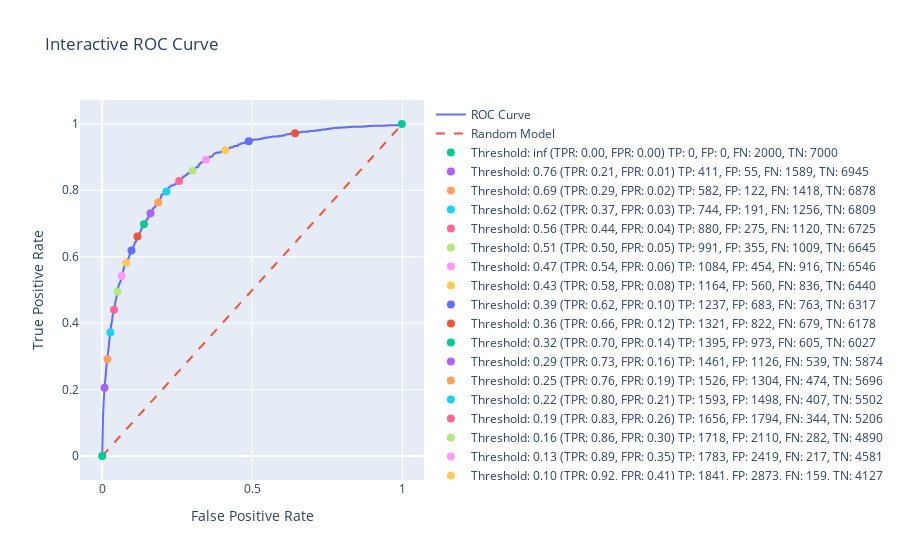

Here is the notebook cell this chart was saved with:
### Code cell
import plotly.graph_objects as go
import numpy as np
from sklearn.metrics import roc_curve, confusion_matrix

# Compute ROC curve values
fpr, tpr, thresholds = roc_curve(y_test, y_pred_prob)

# Create interactive plot using Plotly
fig = go.Figure()
fig.add_trace(go.Scatter(x=fpr, y=tpr, mode='lines', name='ROC Curve'))
fig.add_trace(go.Scatter(x=[0, 1], y=[0, 1], mode='lines', name='Random Model', line=dict(dash='dash')))

# Add hover information for thresholds and display confusion matrix
for i in range(0, len(thresholds), max(1, len(thresholds) // 20)):
    y_pred_threshold = (y_pred_prob >= thresholds[i]).astype(int)
    cm = confusion_matrix(y_test, y_pred_threshold)
    tn, fp, fn, tp = cm.ravel()
    
    fig.add_trace(go.Scatter(
        x=[fpr[i]],
        y=[tpr[i]],
        mode='markers',
        marker=dict(size=8),
        name=f'Threshold: {thresholds[i]:.2f} (TPR: {tpr[i]:.2f}, FPR: {fpr[i]:.2f})\nTP: {tp}, FP: {fp}, FN: {fn}, TN: {tn}'
    ))

fig.update_layout(
    title='Interactive ROC Curve',
    xaxis_title='False Positive Rate',
    yaxis_title='True Positive Rate',
    hovermode='closest'
)

fig.show()

### Figure 1 — Plotly figure (JSON) as saved in the notebook; plotly's stock layout.template omitted (floating-point values rounded to 4 significant figures; data arrays with more than 128 entries replaced by an {"elided": "..."} marker saying what was removed)
{"data": [{"mode": "lines", "name": "ROC Curve", "type": "scatter", "x": {"elided": "1944 float values"}, "y": {"elided": "1944 float values"}}, {"line": {"dash": "dash"}, "mode": "lines", "name": "Random Model", "type": "scatter", "x": [0, 1], "y": [0, 1]}, {"marker": {"size": 8}, "mode": "markers", "name": "Threshold: inf (TPR: 0.00, FPR: 0.00)\nTP: 0, FP: 0, FN: 2000, TN: 7000", "type": "scatter", "x": [0], "y": [0]}, {"marker": {"size": 8}, "mode": "markers", "name": "Threshold: 0.76 (TPR: 0.21, FPR: 0.01)\nTP: 411, FP: 55, FN: 1589, TN: 6945", "type": "scatter", "x": [0.007857], "y": [0.2055]}, {"marker": {"size": 8}, "mode": "markers", "name": "Threshold: 0.69 (TPR: 0.29, FPR: 0.02)\nTP: 582, FP: 122, FN: 1418, TN: 6878", "type": "scatter", "x": [0.01743], "y": [0.291]}, {"marker": {"size": 8}, "mode": "markers", "name": "Threshold: 0.62 (TPR: 0.37, FPR: 0.03)\nTP: 744, FP: 191, FN: 1256, TN: 6809", "type": "scatter", "x": [0.02729], "y": [0.372]}, {"marker": {"size": 8}, "mode": "markers", "name": "Threshold: 0.56 (TPR: 0.44, FPR: 0.04)\nTP: 880, FP: 275, FN: 1120, TN: 6725", "type": "scatter", "x": [0.03929], "y": [0.44]}, {"marker": {"size": 8}, "mode": "markers", "name": "Threshold: 0.51 (TPR: 0.50, FPR: 0.05)\nTP: 991, FP: 355, FN: 1009, TN: 6645", "type": "scatter", "x": [0.05071], "y": [0.4955]}, {"marker": {"size": 8}, "mode": "markers", "name": "Threshold: 0.47 (TPR: 0.54, FPR: 0.06)\nTP: 1084, FP: 454, FN: 916, TN: 6546", "type": "scatter", "x": [0.06486], "y": [0.542]}, {"marker": {"size": 8}, "mode": "markers", "name": "Threshold: 0.43 (TPR: 0.58, FPR: 0.08)\nTP: 1164, FP: 560, FN: 836, TN: 6440", "type": "scatter", "x": [0.08], "y": [0.582]}, {"marker": {"size": 8}, "mode": "markers", "name": "Threshold: 0.39 (TPR: 0.62, FPR: 0.10)\nTP: 1237, FP: 683, FN: 763, TN: 6317", "type": "scatter", "x": [0.09757], "y": [0.6185]}, {"marker": {"size": 8}, "mode": "markers", "name": "Threshold: 0.36 (TPR: 0.66, FPR: 0.12)\nTP: 1321, FP: 822, FN: 679, TN: 6178", "type": "scatter", "x": [0.1174], "y": [0.6605]}, {"marker": {"size": 8}, "mode": "markers", "name": "Threshold: 0.32 (TPR: 0.70, FPR: 0.14)\nTP: 1395, FP: 973, FN: 605, TN: 6027", "type": "scatter", "x": [0.139], "y": [0.6975]}, {"marker": {"size": 8}, "mode": "markers", "name": "Threshold: 0.29 (TPR: 0.73, FPR: 0.16)\nTP: 1461, FP: 1126, FN: 539, TN: 5874", "type": "scatter", "x": [0.1609], "y": [0.7305]}, {"marker": {"size": 8}, "mode": "markers", "name": "Threshold: 0.25 (TPR: 0.76, FPR: 0.19)\nTP: 1526, FP: 1304, FN: 474, TN: 5696", "type": "scatter", "x": [0.1863], "y": [0.763]}, {"marker": {"size": 8}, "mode": "markers", "name": "Threshold: 0.22 (TPR: 0.80, FPR: 0.21)\nTP: 1593, FP: 1498, FN: 407, TN: 5502", "type": "scatter", "x": [0.214], "y": [0.7965]}, {"marker": {"size": 8}, "mode": "markers", "name": "Threshold: 0.19 (TPR: 0.83, FPR: 0.26)\nTP: 1656, FP: 1794, FN: 344, TN: 5206", "type": "scatter", "x": [0.2563], "y": [0.828]}, {"marker": {"size": 8}, "mode": "markers", "name": "Threshold: 0.16 (TPR: 0.86, FPR: 0.30)\nTP: 1718, FP: 2110, FN: 282, TN: 4890", "type": "scatter", "x": [0.3014], "y": [0.859]}, {"marker": {"size": 8}, "mode": "markers", "name": "Threshold: 0.13 (TPR: 0.89, FPR: 0.35)\nTP: 1783, FP: 2419, FN: 217, TN: 4581", "type": "scatter", "x": [0.3456], "y": [0.8915]}, {"marker": {"size": 8}, "mode": "markers", "name": "Threshold: 0.10 (TPR: 0.92, FPR: 0.41)\nTP: 1841, FP: 2873, FN: 159, TN: 4127", "type": "scatter", "x": [0.4104], "y": [0.9205]}, {"marker": {"size": 8}, "mode": "markers", "name": "Threshold: 0.08 (TPR: 0.95, FPR: 0.49)\nTP: 1895, FP: 3417, FN: 105, TN: 3583", "type": "scatter", "x": [0.4881], "y": [0.9475]}, {"marker": {"size": 8}, "mode": "markers", "name": "Threshold: 0.04 (TPR: 0.97, FPR: 0.64)\nTP: 1944, FP: 4497, FN: 56, TN: 2503", "type": "scatter", "x": [0.6424], "y": [0.972]}, {"marker": {"size": 8}, "mode": "markers", "name": "Threshold: 0.00 (TPR: 1.00, FPR: 1.00)\nTP: 1999, FP: 6986, FN: 1, TN: 14", "type": "scatter", "x": [0.998], "y": [0.9995]}], "layout": {"hovermode": "closest", "title": {"text": "Interactive ROC Curve"}, "xaxis": {"title": {"text": "False Positive Rate"}}, "yaxis": {"title": {"text": "True Positive Rate"}}}}
